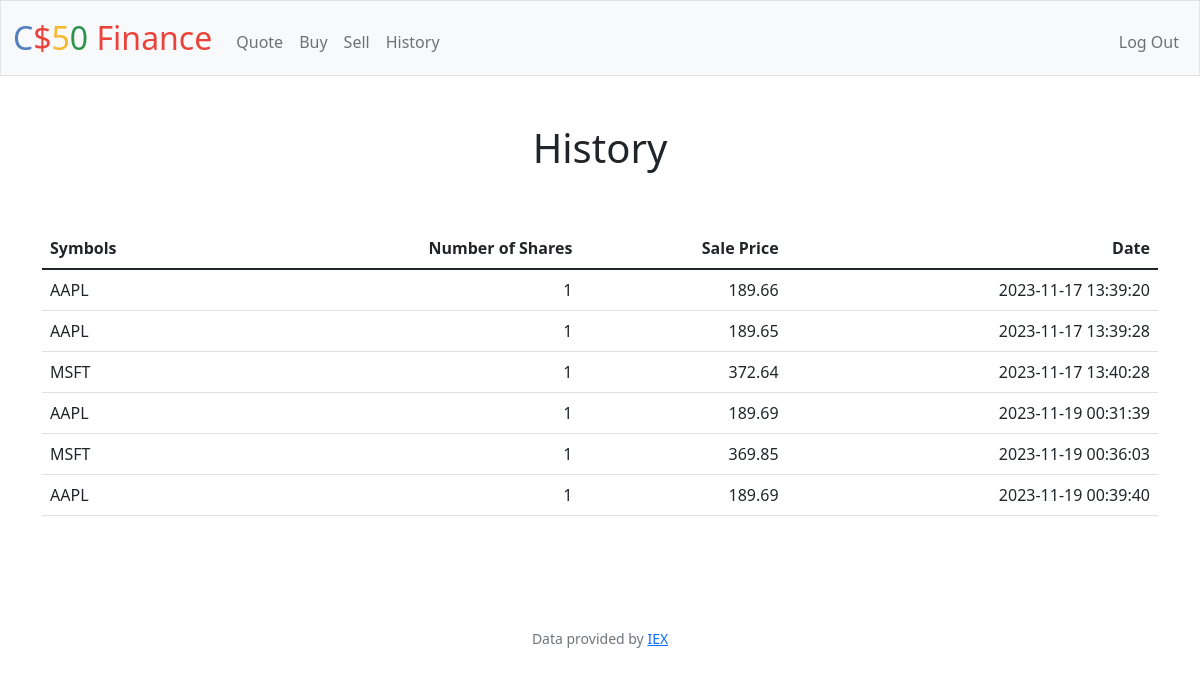
Screenshot of /history (signed in) with the database file from the repository.
### tables this page shows
CREATE TABLE 'transactions' ('user_id' INTEGER NOT NULL, 'symbol' TEXT NOT NULL, 'shares' INTEGER NOT NULL, 'price' NUMERIC NOT NULL, 'date' TEXT NOT NULL, 'id' INTEGER PRIMARY KEY AUTOINCREMENT NOT NULL);

### app.py (the view)
@app.route("/history")
@login_required
def history():
    user_id = session["user_id"]
    transactions_history_db = db.execute(
        "SELECT * FROM transactions WHERE user_id = ?", user_id
    )
    return render_template("history.html", transactions=transactions_history_db)

### app.py (called while the page is built)
@app.after_request
def after_request(response):
    response.headers["Cache-Control"] = "no-cache, no-store, must-revalidate"
    response.headers["Expires"] = 0
    response.headers["Pragma"] = "no-cache"
    return response

### helpers.py (called while the page is built)
def login_required(f):
    @wraps(f)
    def decorated_function(*args, **kwargs):
        if session.get("user_id") is None:
            return redirect("/login")
        return f(*args, **kwargs)
    return decorated_function

### templates/history.html (shortened to what this page needs)
{% extends "layout.html" %}
{% block main %}
<h1>History</h1>
<main class="container py-5 text-center">
    <table class="table">
        <thead>
            <tr>
                <th class = "text-start">Symbols</th>
                <th class = "text-end">Number of Shares</th>
                <th class = "text-end">Sale Price</th>
                <th class = "text-end">Date</th>
            </tr>
        </thead>
        <tbody>
        {% for row in transactions %}
            <tr>
                <td class = "text-start">{{ row["symbol"] }}</td>
                <td class = "text-end">{{ row["shares"] }}</td>
                <td class = "text-end">{{ row["price"] }}</td>
                <td class = "text-end">{{ row["date"] }}</td>
            </tr>
        {% endfor %}
        </tbody>
    </table>
</main>
{% endblock %}

### templates/layout.html (shortened to what this page needs)
<!DOCTYPE html>
<html lang="en">
    <head>
        <link href="https://cdn.jsdelivr.net/npm/bootstrap@5.1.3/dist/css/bootstrap.min.css" rel="stylesheet">
        <link href="/static/styles.css" rel="stylesheet">
    </head>
    <body>
        <nav class="bg-light border navbar navbar-expand-md navbar-light">
            <div class="container-fluid">
                <a class="navbar-brand" href="/"><span class="blue">C</span><span class="red">$</span><span class="yellow">5</span><span class="green">0</span> <span class="red">Finance</span></a>
                <div class="collapse navbar-collapse" id="navbar">
                    {% if session["user_id"] %}
                        <ul class="navbar-nav me-auto mt-2">
                            <li class="nav-item"><a class="nav-link" href="/quote">Quote</a></li>
                            <li class="nav-item"><a class="nav-link" href="/buy">Buy</a></li>
                            <li class="nav-item"><a class="nav-link" href="/sell">Sell</a></li>
                            <li class="nav-item"><a class="nav-link" href="/history">History</a></li>
                        </ul>
                        <ul class="navbar-nav ms-auto mt-2">
                            <li class="nav-item"><a class="nav-link" href="/logout">Log Out</a></li>
                        </ul>
                    {% else %}
                        <ul class="navbar-nav ms-auto mt-2">
                            <li class="nav-item"><a class="nav-link" href="/register">Register</a></li>
                            <li class="nav-item"><a class="nav-link" href="/login">Log In</a></li>
                        </ul>
                    {% endif %}
                </div>
            </div>
        </nav>
        <main class="container-fluid py-5 text-center">
            {% block main %}{% endblock %}
        </main>
        <footer class="mb-5 small text-center text-muted">
            Data provided by <a href="https://iexcloud.io/">IEX</a>
        </footer>
    </body>
</html>

### static/styles.css (style rules this page uses)
nav .navbar-brand { font-size: xx-large; }
nav .navbar-brand .blue { color: #537fbe; }
nav .navbar-brand .red { color: #ea433b; }
nav .navbar-brand .yellow { color: #f5b82e; }
nav .navbar-brand .green { color: #2e944b; }

### rows the page displays
transactions: symbol "AAPL", shares "1", price "189.66", date "2023-11-17 13:39:20"
transactions: symbol "AAPL", shares "1", price "189.65", date "2023-11-17 13:39:28"
transactions: symbol "MSFT", shares "1", price "372.64", date "2023-11-17 13:40:28"
transactions: symbol "AAPL", shares "1", price "189.69", date "2023-11-19 00:31:39"
transactions: symbol "MSFT", shares "1", price "369.85", date "2023-11-19 00:36:03"
transactions: symbol "AAPL", shares "1", price "189.69", date "2023-11-19 00:39:40"
